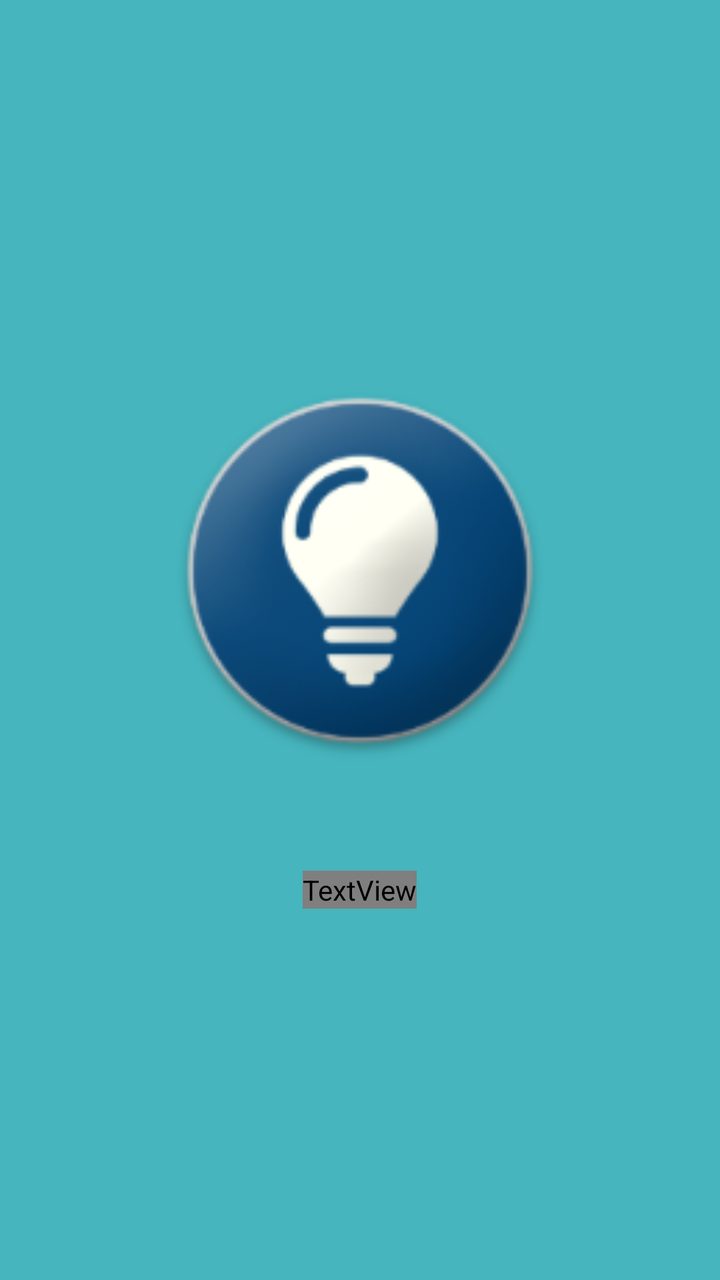
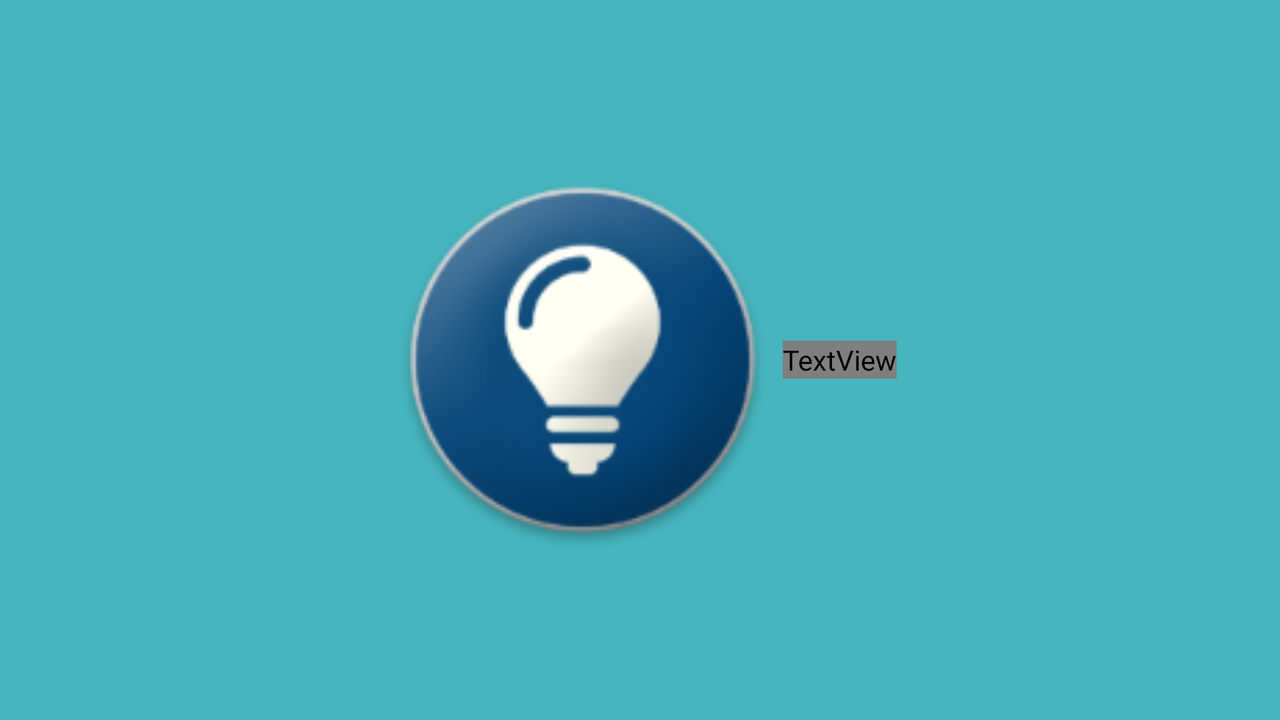

An Android layout and its configuration variant, each rendered on a device that would load it. The default file and the variant file are quoted in full after the pictures.
<!-- AndroidManifest.xml: application theme AppTheme -->
<!-- res/layout/splash_screen.xml -->
<?xml version="1.0" encoding="utf-8"?>
<LinearLayout
    xmlns:android="http://schemas.android.com/apk/res/android"
    android:id="@+id/splash_screen"
    android:orientation="vertical"
    android:layout_width="match_parent"
    android:layout_height="match_parent"
    android:background="@color/colorPrimaryLight"
    android:gravity="center">

    <ImageView
        android:layout_width="200dp"
        android:layout_height="200dp"
        android:adjustViewBounds="true"
        android:src="@mipmap/ic_launcher"
        android:contentDescription="@null" />

    <TextView
        android:layout_width="wrap_content"
        android:layout_height="wrap_content"
        android:text="@string/app_name"
        android:textSize="25sp"
        android:textStyle="bold"
        android:textColor="@color/text_dark"
        android:layout_marginTop="50dp"/>

</LinearLayout>
<!-- resources referenced by this layout -->
<resources>
  <color name="colorPrimaryLight">#46b5be</color>
  <!-- mipmap ic_launcher: png bitmap (drawable-hdpi, 5493 bytes) -->
  <string name="app_name">ProTips</string>
  <style name="AppTheme" parent="Theme.AppCompat.Light.NoActionBar">
          
          <item name="colorPrimary">@color/colorPrimary</item>
          <item name="colorPrimaryDark">@color/colorPrimaryDark</item>
          <item name="colorAccent">@color/colorAccent</item>
  
          <item name="windowActionBar">false</item>
          <item name="windowNoTitle">true</item>
          <item name="titleTextColor">@color/branco</item>
      </style>
  <color name="colorPrimary">#007ba4</color>
  <color name="colorPrimaryDark">#006a8e</color>
  <color name="colorAccent">#f7c824</color>
  <color name="branco">#FFFFFF</color>
</resources>
<!-- res/layout-land/splash_screen.xml (the repository's variant of the layout above) -->
<!-- drawn on the phone turned sideways -->
<?xml version="1.0" encoding="utf-8"?>
<LinearLayout
    xmlns:android="http://schemas.android.com/apk/res/android"
    android:id="@+id/splash_screen"
    android:orientation="horizontal"
    android:layout_width="match_parent"
    android:layout_height="match_parent"
    android:background="@color/colorPrimaryLight"
    android:gravity="center">

    <ImageView
        android:layout_width="200dp"
        android:layout_height="200dp"
        android:adjustViewBounds="true"
        android:src="@mipmap/ic_launcher"
        android:contentDescription="@null" />

    <TextView
        android:layout_width="wrap_content"
        android:layout_height="wrap_content"
        android:text="@string/app_name"
        android:textSize="25sp"
        android:textStyle="bold"
        android:textColor="@color/text_dark"/>

</LinearLayout>
